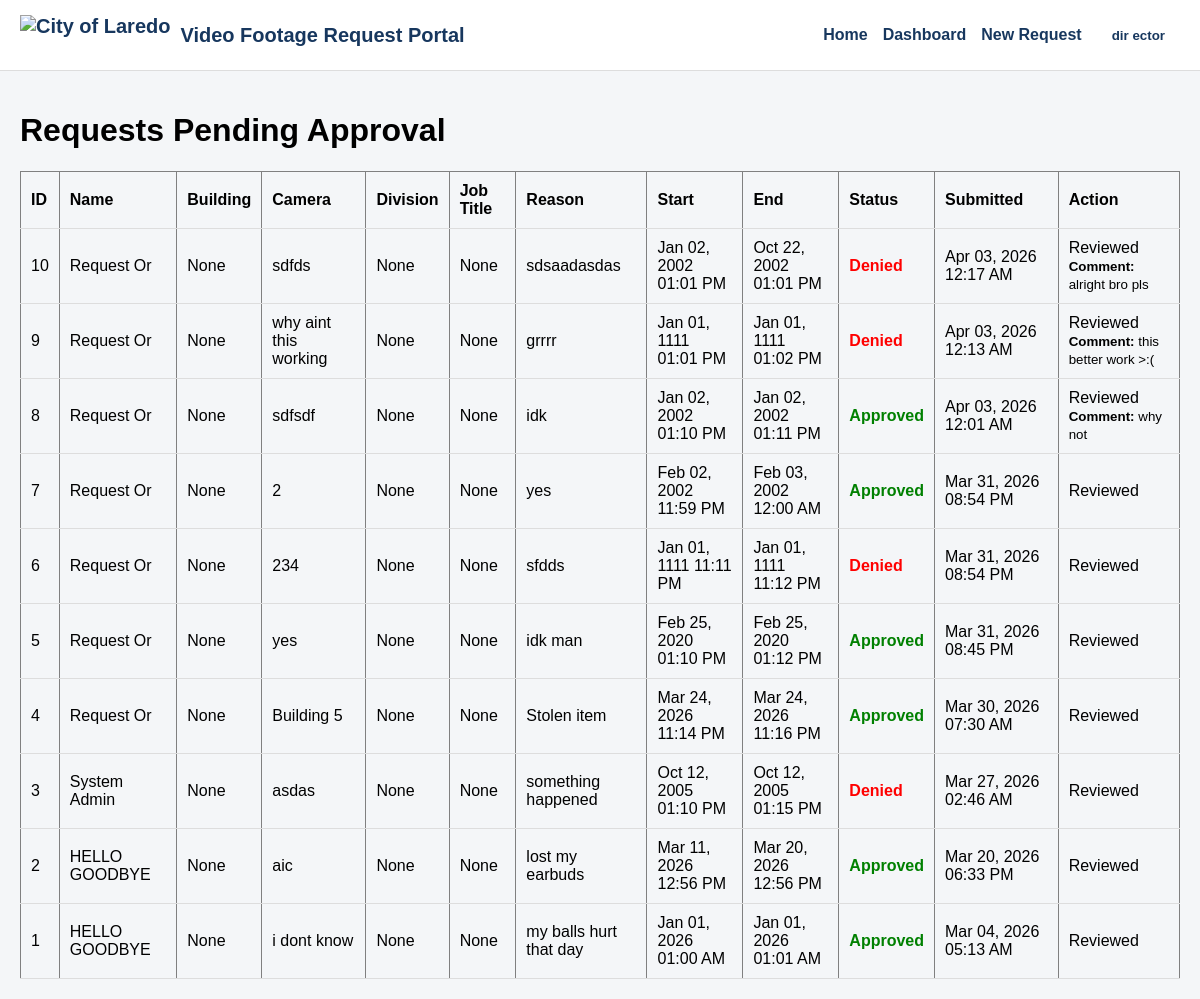
Screenshot of /director/dashboard (signed in) with the database file from the repository.
### tables this page shows
CREATE TABLE users (
  id INTEGER PRIMARY KEY AUTOINCREMENT,
  first_name TEXT NOT NULL,
  last_name  TEXT NOT NULL,
  email      TEXT NOT NULL UNIQUE,
  password_hash TEXT NOT NULL,
  role TEXT NOT NULL CHECK (role IN ('requestor','director','tech','admin')),
  department TEXT,
  is_active INTEGER NOT NULL DEFAULT 1,
  created_at TEXT NOT NULL DEFAULT (datetime('now')),
  updated_at TEXT NOT NULL DEFAULT (datetime('now'))
);

CREATE TABLE footage_requests (
  id INTEGER PRIMARY KEY AUTOINCREMENT,
  requestor_id INTEGER NOT NULL,
  camera_location TEXT NOT NULL,
  start_time TEXT NOT NULL,
  end_time   TEXT NOT NULL,
  reason TEXT NOT NULL,
  status TEXT NOT NULL DEFAULT 'Pending'
    CHECK (status IN ('Pending','Approved','Denied','Completed')),
  director_id INTEGER,
  director_comment TEXT,
  decided_at TEXT,
  tech_id INTEGER,
  completed_at TEXT,
  footage_path TEXT,
  submitted_at TEXT NOT NULL DEFAULT (datetime('now')),
  updated_at TEXT NOT NULL DEFAULT (datetime('now')), division TEXT, job_title TEXT, building TEXT,
  FOREIGN KEY (requestor_id) REFERENCES users(id),
  FOREIGN KEY (director_id)  REFERENCES users(id),
  FOREIGN KEY (tech_id)      REFERENCES users(id)
);

### app.py (the view)
    @app.route("/director/dashboard")
    @login_required
    @role_required("director", "admin")
    def director_dashboard():
        db = get_db()
        rows = db.execute(
            """
            SELECT
                fr.id,
                fr.building,
                fr.division,
                fr.job_title,
                fr.camera_location,
                fr.reason,
                fr.start_time,
                fr.end_time,
                fr.status,
                fr.director_comment,
                fr.submitted_at,
                u.first_name,
                u.last_name
            FROM footage_requests fr
            JOIN users u ON fr.requestor_id = u.id
            ORDER BY fr.submitted_at DESC
            """
        ).fetchall()
        return render_template("director_dashboard.html", requests=rows)

### auth.py (called while the page is built)
def login_required(view):
    @wraps(view)
    def wrapped(*args, **kwargs):
        if session.get("user_id") is None:
            return redirect(url_for("login"))
        return view(*args, **kwargs)
    return wrapped

def role_required(*roles):
    def decorator(view):
        @wraps(view)
        def wrapped(*args, **kwargs):
            if session.get("user_id") is None:
                return redirect(url_for("login"))
            if session.get("role") not in roles:
                flash("You do not have permission to access that page.", "error")
                log_action("ACCESS_DENIED")
                return redirect(url_for("dashboard"))
            return view(*args, **kwargs)
        return wrapped
    return decorator

### db.py (called while the page is built)
def get_db():
    if "db" not in g:
        g.db = sqlite3.connect(current_app.config["DATABASE"])
        g.db.row_factory = sqlite3.Row
        g.db.execute("PRAGMA foreign_keys = ON;")
    return g.db

### templates/director_dashboard.html (shortened to what this page needs)
{% extends "base.html" %}
{% block content %}
  <h1>Requests Pending Approval</h1>
  {% if requests %}
    <table border="1" cellpadding="6">
      <tr>
        <th>ID</th>
        <th>Name</th>
        <th>Building</th>
        <th>Camera</th>
        <th>Division</th>
        <th>Job Title</th>
        <th>Reason</th>
        <th>Start</th>
        <th>End</th>
        <th>Status</th>
        <th>Submitted</th>
        <th>Action</th>
      </tr>
      {% for r in requests %}
      <tr>
        <td>{{ r["id"] }}</td>
        <td>{{ r["first_name"] }} {{ r["last_name"] }}</td>
        <td>{{ r["building"] }}</td>
        <td>{{ r["camera_location"] }}</td>
        <td>{{ r["division"] }}</td>
        <td>{{ r["job_title"] }}</td>
        <td>{{ r["reason"] }}</td>
        <td>{{ r["start_time"] | pretty_datetime }}</td>
        <td>{{ r["end_time"] | pretty_datetime }}</td>
        <td>
    {% if r["status"] == "Approved" %}
      <span style="font-weight:bold; color:green;">{{ r["status"] }}</span>
    {% elif r["status"] == "Denied" %}
      <span style="font-weight:bold; color:red;">{{ r["status"] }}</span>
    {% else %}
      <span style="font-weight:bold; color:black;">{{ r["status"] }}</span>
    {% endif %}
  </td>
        <td>{{ r["submitted_at"] | pretty_datetime }}</td>
        <td>
          {% if r["status"] == "Pending" %}
            <form method="post" action="{{ url_for('update_request_status', request_id=r['id']) }}" class="decision-form">
              <input type="hidden" name="action" value="">
              <input type="hidden" name="director_comment" value="">
              <button type="button" onclick="handleDecision(this.form, 'approve')">
                Approve
              </button>
              <button type="button" onclick="handleDecision(this.form, 'decline')">
                Deny
              </button>
            </form>
          {% else %}
            <span>Reviewed</span>
            {% if r["director_comment"] %}
              <br>
              <small><strong>Comment:</strong> {{ r["director_comment"] }}</small>
            {% endif %}
          {% endif %}
        </td>
      </tr>
      {% endfor %}
    </table>
  {% else %}
    <p>No requests yet.</p>
  {% endif %}
{% endblock %}

### templates/base.html (shortened to what this page needs)
<!DOCTYPE html>
<html lang="en">
<head>
</head>
<body>
    <div class="header">
        <div class="brand">
            <img src="{{ url_for('static', filename='img/uml01.png') }}" alt="City of Laredo" style="height:40px;">
            <span>Video Footage Request Portal</span>
        </div>
        {% if current_user %}
<div class="nav">
    <a href="/">Home</a>
    <a href="{{ url_for('requestor_dashboard') }}">Dashboard</a>
    <a href="{{ url_for('new_request') }}">New Request</a>
    <div class="user-menu" id="userMenu">
        <button type="button" class="user-toggle" onclick="toggleUserMenu()">
            {{ current_user["first_name"] }} {{ current_user["last_name"] }}
        </button>
    </div>
</div>
{% endif %}
    </div>
    <div class="{% block container_class %}container{% endblock %}">
        {% block content %}{% endblock %}
    </div>
</body>
</html>

### templates/base.html (style rules this page uses)
body { margin: 0; font-family: Arial, sans-serif; background: #f4f6f8; }
.header { background: white; padding: 15px 20px; display: flex; justify-content: space-between; align-items: center; border-bottom: 1px solid #ddd; }
.brand { font-weight: bold; color: #17375e; font-size: 20px; display: flex; align-items: center; gap: 10px; }
.nav { display: flex; align-items: center; gap: 15px; }
.nav a { text-decoration: none; color: #17375e; font-weight: bold; }
.container { padding: 20px; }
button { background: #c9a227; border: none; padding: 10px 15px; font-weight: bold; cursor: pointer; border-radius: 5px; }
table { width: 100%; border-collapse: collapse; }
th, td { padding: 10px; border-bottom: 1px solid #ddd; text-align: left; }
.user-menu { position: relative; display: inline-block; }
.user-toggle { display: flex; align-items: center; gap: 8px; background: none; border: none; cursor: pointer; font-weight: bold; color: #17375e; }

### rows the page displays
users: first_name "dir", last_name "ector"
footage_requests: id "10", first_name "Request", last_name "Or", building "None", camera_location "sdfds", division "None", job_title "None", reason "sdsaadasdas", start_time|pretty_datetime "Jan 02, 2002 01:01 PM", end_time|pretty_datetime "Oct 22, 2002 01:01 PM", status "Denied", submitted_at|pretty_datetime "Apr 03, 2026 12:17 AM", director_comment "alright bro pls"
footage_requests: id "9", first_name "Request", last_name "Or", building "None", camera_location "why aint this working", division "None", job_title "None", reason "grrrr", start_time|pretty_datetime "Jan 01, 1111 01:01 PM", end_time|pretty_datetime "Jan 01, 1111 01:02 PM", status "Denied", submitted_at|pretty_datetime "Apr 03, 2026 12:13 AM", director_comment "this better work >:("
footage_requests: id "8", first_name "Request", last_name "Or", building "None", camera_location "sdfsdf", division "None", job_title "None", reason "idk", start_time|pretty_datetime "Jan 02, 2002 01:10 PM", end_time|pretty_datetime "Jan 02, 2002 01:11 PM", status "Approved", submitted_at|pretty_datetime "Apr 03, 2026 12:01 AM", director_comment "why not"
footage_requests: id "7", first_name "Request", last_name "Or", building "None", camera_location "2", division "None", job_title "None", reason "yes", start_time|pretty_datetime "Feb 02, 2002 11:59 PM", end_time|pretty_datetime "Feb 03, 2002 12:00 AM", status "Approved", submitted_at|pretty_datetime "Mar 31, 2026 08:54 PM", shows "Reviewed"
footage_requests: id "6", first_name "Request", last_name "Or", building "None", camera_location "234", division "None", job_title "None", reason "sfdds", start_time|pretty_datetime "Jan 01, 1111 11:11 PM", end_time|pretty_datetime "Jan 01, 1111 11:12 PM", status "Denied", submitted_at|pretty_datetime "Mar 31, 2026 08:54 PM", shows "Reviewed"
footage_requests: id "5", first_name "Request", last_name "Or", building "None", camera_location "yes", division "None", job_title "None", reason "idk man", start_time|pretty_datetime "Feb 25, 2020 01:10 PM", end_time|pretty_datetime "Feb 25, 2020 01:12 PM", status "Approved", submitted_at|pretty_datetime "Mar 31, 2026 08:45 PM", shows "Reviewed"
footage_requests: id "4", first_name "Request", last_name "Or", building "None", camera_location "Building 5", division "None", job_title "None", reason "Stolen item", start_time|pretty_datetime "Mar 24, 2026 11:14 PM", end_time|pretty_datetime "Mar 24, 2026 11:16 PM", status "Approved", submitted_at|pretty_datetime "Mar 30, 2026 07:30 AM", shows "Reviewed"
footage_requests: id "3", first_name "System", last_name "Admin", building "None", camera_location "asdas", division "None", job_title "None", reason "something happened", start_time|pretty_datetime "Oct 12, 2005 01:10 PM", end_time|pretty_datetime "Oct 12, 2005 01:15 PM", status "Denied", submitted_at|pretty_datetime "Mar 27, 2026 02:46 AM", shows "Reviewed"
footage_requests: id "2", first_name "HELLO", last_name "GOODBYE", building "None", camera_location "aic", division "None", job_title "None", reason "lost my earbuds", start_time|pretty_datetime "Mar 11, 2026 12:56 PM", end_time|pretty_datetime "Mar 20, 2026 12:56 PM", status "Approved", submitted_at|pretty_datetime "Mar 20, 2026 06:33 PM", shows "Reviewed"
footage_requests: id "1", first_name "HELLO", last_name "GOODBYE", building "None", camera_location "i dont know", division "None", job_title "None", reason "my balls hurt that day", start_time|pretty_datetime "Jan 01, 2026 01:00 AM", end_time|pretty_datetime "Jan 01, 2026 01:01 AM", status "Approved", submitted_at|pretty_datetime "Mar 04, 2026 05:13 AM", shows "Reviewed"
